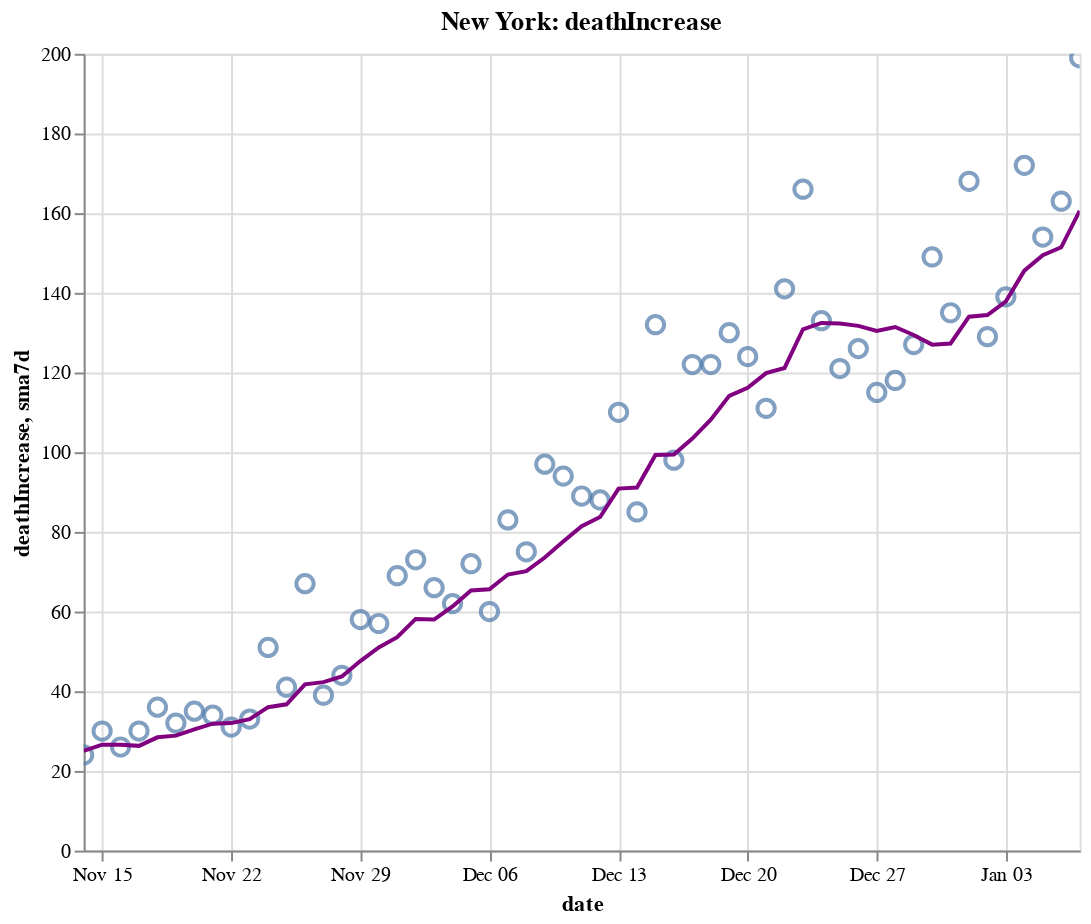

Notebook cell for this chart:
### Code cell
create_plot(ny, 'deathIncrease')

### Figure 1 — Vega-Lite specification as saved in the notebook (floating-point values rounded to 4 significant figures)
{"config": {"view": {"continuousWidth": 400, "continuousHeight": 300}}, "layer": [{"layer": [{"mark": {"type": "point", "size": 75}, "encoding": {"tooltip": [{"type": "temporal", "field": "date"}, {"type": "quantitative", "field": "deathIncrease"}, {"type": "quantitative", "field": "sma7d"}], "x": {"type": "temporal", "field": "date"}, "y": {"type": "quantitative", "field": "deathIncrease"}}, "selection": {"selector012": {"type": "interval", "bind": "scales", "encodings": ["x", "y"]}}}, {"mark": {"type": "line", "color": "purple"}, "encoding": {"x": {"type": "temporal", "field": "date"}, "y": {"type": "quantitative", "field": "sma7d"}}}]}, {"mark": {"type": "rule", "color": "#aaa"}, "encoding": {"x": {"type": "temporal", "field": "date"}}, "transform": [{"filter": {"selection": "selector011"}}]}, {"mark": "circle", "encoding": {"opacity": {"condition": {"value": 1, "selection": "selector011"}, "value": 0}, "tooltip": [{"type": "temporal", "field": "date"}, {"type": "quantitative", "field": "deathIncrease"}, {"type": "quantitative", "field": "sma7d"}], "x": {"type": "temporal", "field": "date"}, "y": {"type": "quantitative", "field": "deathIncrease"}}, "selection": {"selector011": {"type": "single", "encodings": ["x"], "on": "mouseover", "nearest": true, "empty": "none"}}}, {"mark": {"type": "text", "align": "left", "dx": 5, "dy": -5, "stroke": "white", "strokeWidth": 2}, "encoding": {"text": {"type": "quantitative", "field": "deathIncrease"}, "tooltip": [{"type": "temporal", "field": "date"}, {"type": "quantitative", "field": "deathIncrease"}, {"type": "quantitative", "field": "sma7d"}], "x": {"type": "temporal", "field": "date"}, "y": {"type": "quantitative", "field": "deathIncrease"}}, "transform": [{"filter": {"selection": "selector011"}}]}, {"mark": {"type": "text", "align": "left", "dx": 5, "dy": -5}, "encoding": {"text": {"type": "quantitative", "field": "deathIncrease"}, "tooltip": [{"type": "temporal", "field": "date"}, {"type": "quantitative", "field": "deathIncrease"}, {"type": "quantitative", "field": "sma7d"}], "x": {"type": "temporal", "field": "date"}, "y": {"type": "quantitative", "field": "deathIncrease"}}, "transform": [{"filter": {"selection": "selector011"}}]}], "data": {"name": "data-f0d8a045100fda1b5bce054ec5df374d"}, "height": 400, "title": "New York: deathIncrease", "width": 500, "$schema": "https://vega.github.io/schema/vega-lite/v4.8.1.json", "datasets": {"data-f0d8a045100fda1b5bce054ec5df374d": [{"date": "2020-11-14T00:00:00", "totalTestResultsIncrease": 184200.0, "positiveIncrease": 5388.0, "death": 26100.0, "deathIncrease": 24.0, "positiveRate": 0.029, "state": "New York", "sma7d": 25.0}, {"date": "2020-11-15T00:00:00", "totalTestResultsIncrease": 133200.0, "positiveIncrease": 3649.0, "death": 26130.0, "deathIncrease": 30.0, "positiveRate": 0.027, "state": "New York", "sma7d": 26.57}, {"date": "2020-11-16T00:00:00", "totalTestResultsIncrease": 124600.0, "positiveIncrease": 3490.0, "death": 26160.0, "deathIncrease": 26.0, "positiveRate": 0.028, "state": "New York", "sma7d": 26.57}, {"date": "2020-11-17T00:00:00", "totalTestResultsIncrease": 159900.0, "positiveIncrease": 5088.0, "death": 26190.0, "deathIncrease": 30.0, "positiveRate": 0.032, "state": "New York", "sma7d": 26.29}, {"date": "2020-11-18T00:00:00", "totalTestResultsIncrease": 154400.0, "positiveIncrease": 5294.0, "death": 26220.0, "deathIncrease": 36.0, "positiveRate": 0.034, "state": "New York", "sma7d": 28.43}, {"date": "2020-11-19T00:00:00", "totalTestResultsIncrease": 195200.0, "positiveIncrease": 5310.0, "death": 26260.0, "deathIncrease": 32.0, "positiveRate": 0.027, "state": "New York", "sma7d": 28.86}, {"date": "2020-11-20T00:00:00", "totalTestResultsIncrease": 205500.0, "positiveIncrease": 5468.0, "death": 26290.0, "deathIncrease": 35.0, "positiveRate": 0.027, "state": "New York", "sma7d": 30.43}, {"date": "2020-11-21T00:00:00", "totalTestResultsIncrease": 207900.0, "positiveIncrease": 5972.0, "death": 26330.0, "deathIncrease": 34.0, "positiveRate": 0.029, "state": "New York", "sma7d": 31.86}, {"date": "2020-11-22T00:00:00", "totalTestResultsIncrease": 196600.0, "positiveIncrease": 5392.0, "death": 26360.0, "deathIncrease": 31.0, "positiveRate": 0.027, "state": "New York", "sma7d": 32.0}, {"date": "2020-11-23T00:00:00", "totalTestResultsIncrease": 191500.0, "positiveIncrease": 5906.0, "death": 26390.0, "deathIncrease": 33.0, "positiveRate": 0.031, "state": "New York", "sma7d": 33.0}, {"date": "2020-11-24T00:00:00", "totalTestResultsIncrease": 164800.0, "positiveIncrease": 4881.0, "death": 26440.0, "deathIncrease": 51.0, "positiveRate": 0.03, "state": "New York", "sma7d": 36.0}, {"date": "2020-11-25T00:00:00", "totalTestResultsIncrease": 173100.0, "positiveIncrease": 6265.0, "death": 26480.0, "deathIncrease": 41.0, "positiveRate": 0.036, "state": "New York", "sma7d": 36.71}, {"date": "2020-11-26T00:00:00", "totalTestResultsIncrease": 217700.0, "positiveIncrease": 6933.0, "death": 26550.0, "deathIncrease": 67.0, "positiveRate": 0.032, "state": "New York", "sma7d": 41.71}, {"date": "2020-11-27T00:00:00", "totalTestResultsIncrease": 219400.0, "positiveIncrease": 8176.0, "death": 26590.0, "deathIncrease": 39.0, "positiveRate": 0.037, "state": "New York", "sma7d": 42.29}, {"date": "2020-11-28T00:00:00", "totalTestResultsIncrease": 152400.0, "positiveIncrease": 6063.0, "death": 26630.0, "deathIncrease": 44.0, "positiveRate": 0.04, "state": "New York", "sma7d": 43.71}, {"date": "2020-11-29T00:00:00", "totalTestResultsIncrease": 157300.0, "positiveIncrease": 6723.0, "death": 26690.0, "deathIncrease": 58.0, "positiveRate": 0.043, "state": "New York", "sma7d": 47.57}, {"date": "2020-11-30T00:00:00", "totalTestResultsIncrease": 149000.0, "positiveIncrease": 6819.0, "death": 26750.0, "deathIncrease": 57.0, "positiveRate": 0.046, "state": "New York", "sma7d": 51.0}, {"date": "2020-12-01T00:00:00", "totalTestResultsIncrease": 146700.0, "positiveIncrease": 7285.0, "death": 26820.0, "deathIncrease": 69.0, "positiveRate": 0.05, "state": "New York", "sma7d": 53.57}, {"date": "2020-12-02T00:00:00", "totalTestResultsIncrease": 193600.0, "positiveIncrease": 8973.0, "death": 26890.0, "deathIncrease": 73.0, "positiveRate": 0.046, "state": "New York", "sma7d": 58.14}, {"date": "2020-12-03T00:00:00", "totalTestResultsIncrease": 203400.0, "positiveIncrease": 9855.0, "death": 26960.0, "deathIncrease": 66.0, "positiveRate": 0.048, "state": "New York", "sma7d": 58.0}, {"date": "2020-12-04T00:00:00", "totalTestResultsIncrease": 208300.0, "positiveIncrease": 11270.0, "death": 27020.0, "deathIncrease": 62.0, "positiveRate": 0.054, "state": "New York", "sma7d": 61.29}, {"date": "2020-12-05T00:00:00", "totalTestResultsIncrease": 215400.0, "positiveIncrease": 10760.0, "death": 27090.0, "deathIncrease": 72.0, "positiveRate": 0.05, "state": "New York", "sma7d": 65.29}, {"date": "2020-12-06T00:00:00", "totalTestResultsIncrease": 205800.0, "positiveIncrease": 9702.0, "death": 27150.0, "deathIncrease": 60.0, "positiveRate": 0.047, "state": "New York", "sma7d": 65.57}, {"date": "2020-12-07T00:00:00", "totalTestResultsIncrease": 152300.0, "positiveIncrease": 7302.0, "death": 27230.0, "deathIncrease": 83.0, "positiveRate": 0.048, "state": "New York", "sma7d": 69.29}, {"date": "2020-12-08T00:00:00", "totalTestResultsIncrease": 162500.0, "positiveIncrease": 9335.0, "death": 27310.0, "deathIncrease": 75.0, "positiveRate": 0.057, "state": "New York", "sma7d": 70.14}, {"date": "2020-12-09T00:00:00", "totalTestResultsIncrease": 194600.0, "positiveIncrease": 10600.0, "death": 27400.0, "deathIncrease": 97.0, "positiveRate": 0.054, "state": "New York", "sma7d": 73.57}, {"date": "2020-12-10T00:00:00", "totalTestResultsIncrease": 197400.0, "positiveIncrease": 10180.0, "death": 27500.0, "deathIncrease": 94.0, "positiveRate": 0.052, "state": "New York", "sma7d": 77.57}, {"date": "2020-12-11T00:00:00", "totalTestResultsIncrease": 212700.0, "positiveIncrease": 10600.0, "death": 27590.0, "deathIncrease": 89.0, "positiveRate": 0.05, "state": "New York", "sma7d": 81.43}, {"date": "2020-12-12T00:00:00", "totalTestResultsIncrease": 242900.0, "positiveIncrease": 11130.0, "death": 27680.0, "deathIncrease": 88.0, "positiveRate": 0.046, "state": "New York", "sma7d": 83.71}, {"date": "2020-12-13T00:00:00", "totalTestResultsIncrease": 205200.0, "positiveIncrease": 10190.0, "death": 27780.0, "deathIncrease": 110.0, "positiveRate": 0.05, "state": "New York", "sma7d": 90.86}, {"date": "2020-12-14T00:00:00", "totalTestResultsIncrease": 159800.0, "positiveIncrease": 9044.0, "death": 27870.0, "deathIncrease": 85.0, "positiveRate": 0.057, "state": "New York", "sma7d": 91.14}, {"date": "2020-12-15T00:00:00", "totalTestResultsIncrease": 194200.0, "positiveIncrease": 10350.0, "death": 28000.0, "deathIncrease": 132.0, "positiveRate": 0.053, "state": "New York", "sma7d": 99.29}, {"date": "2020-12-16T00:00:00", "totalTestResultsIncrease": 160900.0, "positiveIncrease": 9998.0, "death": 28100.0, "deathIncrease": 98.0, "positiveRate": 0.062, "state": "New York", "sma7d": 99.43}, {"date": "2020-12-17T00:00:00", "totalTestResultsIncrease": 202800.0, "positiveIncrease": 10910.0, "death": 28220.0, "deathIncrease": 122.0, "positiveRate": 0.054, "state": "New York", "sma7d": 103.4}, {"date": "2020-12-18T00:00:00", "totalTestResultsIncrease": 249400.0, "positiveIncrease": 12700.0, "death": 28340.0, "deathIncrease": 122.0, "positiveRate": 0.051, "state": "New York", "sma7d": 108.1}, {"date": "2020-12-19T00:00:00", "totalTestResultsIncrease": 191500.0, "positiveIncrease": 9919.0, "death": 28470.0, "deathIncrease": 130.0, "positiveRate": 0.052, "state": "New York", "sma7d": 114.1}, {"date": "2020-12-20T00:00:00", "totalTestResultsIncrease": 197300.0, "positiveIncrease": 9957.0, "death": 28600.0, "deathIncrease": 124.0, "positiveRate": 0.05, "state": "New York", "sma7d": 116.1}, {"date": "2020-12-21T00:00:00", "totalTestResultsIncrease": 156500.0, "positiveIncrease": 9007.0, "death": 28710.0, "deathIncrease": 111.0, "positiveRate": 0.058, "state": "New York", "sma7d": 119.9}, {"date": "2020-12-22T00:00:00", "totalTestResultsIncrease": 164900.0, "positiveIncrease": 9716.0, "death": 28850.0, "deathIncrease": 141.0, "positiveRate": 0.059, "state": "New York", "sma7d": 121.1}, {"date": "2020-12-23T00:00:00", "totalTestResultsIncrease": 204400.0, "positiveIncrease": 11940.0, "death": 29020.0, "deathIncrease": 166.0, "positiveRate": 0.058, "state": "New York", "sma7d": 130.9}, {"date": "2020-12-24T00:00:00", "totalTestResultsIncrease": 226300.0, "positiveIncrease": 12570.0, "death": 29150.0, "deathIncrease": 133.0, "positiveRate": 0.056, "state": "New York", "sma7d": 132.4}, {"date": "2020-12-25T00:00:00", "totalTestResultsIncrease": 226600.0, "positiveIncrease": 12450.0, "death": 29270.0, "deathIncrease": 121.0, "positiveRate": 0.055, "state": "New York", "sma7d": 132.3}, {"date": "2020-12-26T00:00:00", "totalTestResultsIncrease": 201400.0, "positiveIncrease": 10810.0, "death": 29400.0, "deathIncrease": 126.0, "positiveRate": 0.054, "state": "New York", "sma7d": 131.7}, {"date": "2020-12-27T00:00:00", "totalTestResultsIncrease": 130300.0, "positiveIncrease": 7623.0, "death": 29510.0, "deathIncrease": 115.0, "positiveRate": 0.059, "state": "New York", "sma7d": 130.4}, {"date": "2020-12-28T00:00:00", "totalTestResultsIncrease": 124900.0, "positiveIncrease": 10410.0, "death": 29630.0, "deathIncrease": 118.0, "positiveRate": 0.083, "state": "New York", "sma7d": 131.4}, {"date": "2020-12-29T00:00:00", "totalTestResultsIncrease": 160200.0, "positiveIncrease": 11440.0, "death": 29760.0, "deathIncrease": 127.0, "positiveRate": 0.071, "state": "New York", "sma7d": 129.4}, {"date": "2020-12-30T00:00:00", "totalTestResultsIncrease": 154900.0, "positiveIncrease": 13420.0, "death": 29900.0, "deathIncrease": 149.0, "positiveRate": 0.087, "state": "New York", "sma7d": 127.0}, {"date": "2020-12-31T00:00:00", "totalTestResultsIncrease": 216600.0, "positiveIncrease": 16800.0, "death": 30040.0, "deathIncrease": 135.0, "positiveRate": 0.078, "state": "New York", "sma7d": 127.3}, {"date": "2021-01-01T00:00:00", "totalTestResultsIncrease": 219300.0, "positiveIncrease": 16500.0, "death": 30210.0, "deathIncrease": 168.0, "positiveRate": 0.075, "state": "New York", "sma7d": 134.0}, {"date": "2021-01-02T00:00:00", "totalTestResultsIncrease": 202400.0, "positiveIncrease": 15070.0, "death": 30340.0, "deathIncrease": 129.0, "positiveRate": 0.074, "state": "New York", "sma7d": 134.4}, {"date": "2021-01-03T00:00:00", "totalTestResultsIncrease": 142300.0, "positiveIncrease": 11370.0, "death": 30480.0, "deathIncrease": 139.0, "positiveRate": 0.08, "state": "New York", "sma7d": 137.9}, {"date": "2021-01-04T00:00:00", "totalTestResultsIncrease": 134400.0, "positiveIncrease": 11210.0, "death": 30650.0, "deathIncrease": 172.0, "positiveRate": 0.083, "state": "New York", "sma7d": 145.6}, {"date": "2021-01-05T00:00:00", "totalTestResultsIncrease": 152400.0, "positiveIncrease": 12670.0, "death": 30800.0, "deathIncrease": 154.0, "positiveRate": 0.083, "state": "New York", "sma7d": 149.4}, {"date": "2021-01-06T00:00:00", "totalTestResultsIncrease": 197800.0, "positiveIncrease": 16650.0, "death": 30960.0, "deathIncrease": 163.0, "positiveRate": 0.084, "state": "New York", "sma7d": 151.4}, {"date": "2021-01-07T00:00:00", "totalTestResultsIncrease": 238600.0, "positiveIncrease": 17640.0, "death": 31160.0, "deathIncrease": 199.0, "positiveRate": 0.074, "state": "New York", "sma7d": 160.6}]}}
